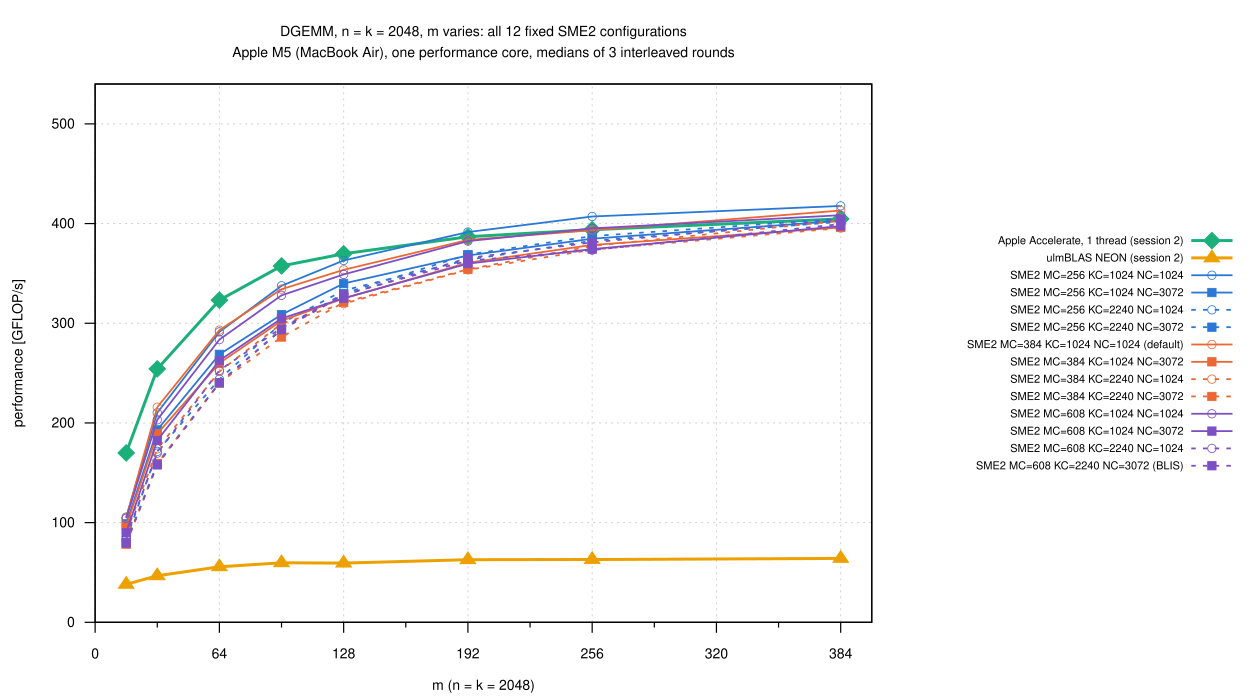

Generate this figure with gnuplot:
load "_style.gp"

set terminal svg size 1250,700 dynamic enhanced font "Helvetica,14" background rgb "white"
set output "small_m_all.svg"
set xrange [0:400]
set xtics 0, 64, 384
set mxtics 2
set yrange [0:540]
set key outside right center vertical font ",11" spacing 1.05 nobox
FILE = "small_m.csv"; XCOL = "m"; XLABEL = "m (n = k = 2048)"; VARS = ALL
TITLE = "DGEMM, n = k = 2048, m varies: all 12 fixed SME2 configurations\nApple M5 (MacBook Air), one performance core, medians of 3 interleaved rounds"
load "_family.gp"
